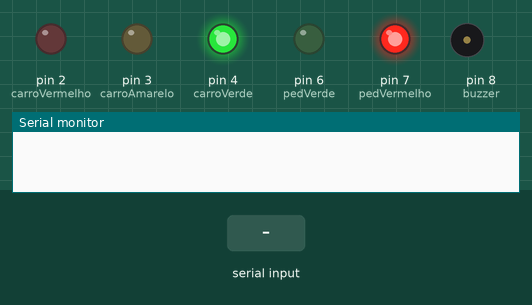
Bench run of a sketch on a simulated Arduino Uno, built with avr-gcc and run on an emulated ATmega328P. Parts: output pins drawn as LEDs (lit = HIGH), buzzer (waves = sounding, pin HIGH), the last lines printed to the serial monitor. The inputs (shaded band) are chosen by the test bench.

Above: at 1.2 s.
1.3 s: "B" received over the second serial link
At 5.6 s:
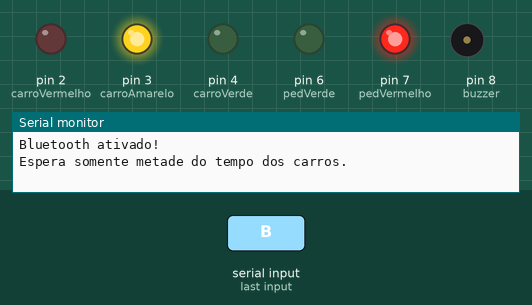
At 8.8 s:
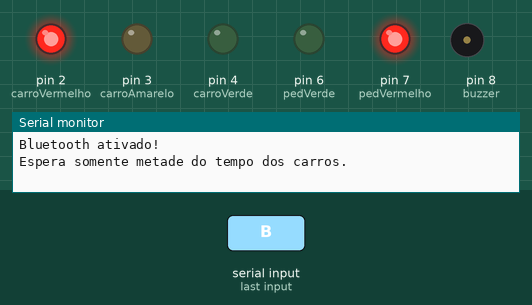
Timing chart, 0 to 21.5 s (numbered marks = the images above; inputs shaded):
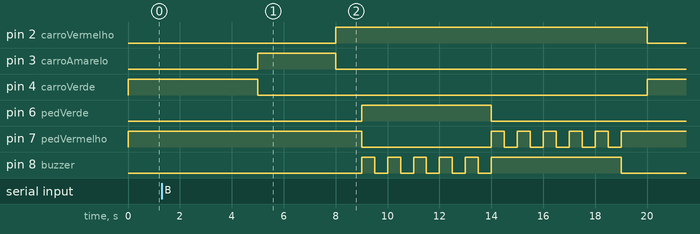

Measured:
- after the input at 1.3 s, pin 2 (carroVermelho): LOW → HIGH after 6.7 s instead of 11.7 s; pin 4 (carroVerde): HIGH → LOW after 3.7 s instead of 8.7 s

The sketch:

sketch_jun30a.ino
```cpp
#include <SoftwareSerial.h>
SoftwareSerial bluetooth(10, 11); // RX, TX

// Define os pinos que serao utilizados
int pedVerde = 6;
int pedVermelho = 7;
int carroVerde = 4;
int carroAmarelo = 3;
int carroVermelho = 2;

int buzzer = 8;

// delay padrao para carros e pedestres
double delayVerdeCarros = 10000;
double delayVerdePedestres = 5000;
int delayAmareloCarros = 3000;
int delayAmareloPedestres = 5000;

int delayAntesBotao;

// strings para tratar os dados vindo do servidor NodeJS
String dadosServidorNode, part1, part2;

void setup() // Define os pinos como saidas
{
  Serial.begin(9600);
  bluetooth.begin(9600);
  pinMode(pedVerde, OUTPUT);
  pinMode(pedVermelho, OUTPUT);
  pinMode(carroVerde, OUTPUT);
  pinMode(carroAmarelo, OUTPUT);
  pinMode(carroVermelho, OUTPUT);

  pinMode(buzzer, OUTPUT); // aviso sonoro

  digitalWrite(carroVerde, HIGH); // Coloca na posição inicial. Somente o verde dos carros e o vermelho dos pedestres acesos
  digitalWrite(carroVerde, LOW);
  digitalWrite(carroVerde, LOW);
  digitalWrite(pedVerde, LOW);
  digitalWrite(pedVermelho, HIGH);
}

void loop()
{
  delayAntesBotao = delayVerdeCarros / 2;
  digitalWrite(carroVerde, HIGH); // Acende o verde dos carros e o vermelho dos pedestres
  digitalWrite(pedVermelho, HIGH);

  delay(delayAntesBotao);

  if (bluetooth.available() > 0){
    char bluebyte = bluetooth.read();
    if (bluebyte == 'B') { // se o botao for apertado antes de ter passado metade do tempo verde para carros, altera o estado para priorizar o verde de pedestre.
      Serial.println("Bluetooth ativado!");
      Serial.println("Espera somente metade do tempo dos carros.");
      digitalWrite(carroVerde, LOW);
      digitalWrite(carroAmarelo, HIGH); // apaga o verde dos carros e acende o amarelo
      delay(delayAmareloCarros); // aguarda mais 3 segundos

      digitalWrite(carroAmarelo, LOW); // apaga o amarelo dos carros e acende o vermelho
      digitalWrite(carroVermelho, HIGH);
      delay(1000);
      digitalWrite(pedVermelho, LOW); // apaga o vermelho dos pedestres e acende o verde
      digitalWrite(pedVerde, HIGH);

      int tempoPedestreLoop = delayVerdePedestres / 1000;
      for (int y = 0; y < tempoPedestreLoop; y++) {
        digitalWrite(buzzer, HIGH);
        delay(500);
        digitalWrite(buzzer, LOW);
        delay(500);
      }

      // delay(delayVerdePedestres);  // aguarda mais 5 segundos

      digitalWrite(pedVerde, LOW);

      int delayDentroLoop = delayAmareloPedestres / 1000;
      digitalWrite(buzzer, HIGH); // buzz fica ligado para indicar que o amarelo de pedestre esta ativado
      for(int x = 0; x<5; x++) { // Pisca o vermelho dos pedestres
        digitalWrite(pedVermelho, HIGH);
        delay(500);
        digitalWrite(pedVermelho, LOW);
        delay(500);
      }
      digitalWrite(buzzer, LOW); // apos fechar o sinal pedestre, desliga o buzz
      digitalWrite(pedVermelho, HIGH);

      delay(1000);
      digitalWrite(carroVermelho, LOW);
      digitalWrite(carroVerde, HIGH);
      return; // ao fim, volta ao loop inicial.
    }
  }

  delay(delayAntesBotao);

  digitalWrite(carroVerde, LOW);
  digitalWrite(carroAmarelo, HIGH); // apaga o verde dos carros e acende o amarelo
  delay(delayAmareloCarros); // aguarda mais 3 segundos

  digitalWrite(carroAmarelo, LOW); // apaga o amarelo dos carros e acende o vermelho
  digitalWrite(carroVermelho, HIGH);
  delay(1000);
  digitalWrite(pedVermelho, LOW); // apaga o vermelho dos pedestres e acende o verde
  digitalWrite(pedVerde, HIGH);

  int tempoPedestreLoop = delayVerdePedestres / 1000;
  for (int y = 0; y < tempoPedestreLoop; y++) {
    digitalWrite(buzzer, HIGH);
    delay(500);
    digitalWrite(buzzer, LOW);
    delay(500);
  }

  // delay(delayVerdePedestres);  // aguarda mais 5 segundos

  digitalWrite(pedVerde, LOW);

  int delayDentroLoop = delayAmareloPedestres / 1000;
  digitalWrite(buzzer, HIGH); // buzz fica ligado para indicar que o amarelo de pedestre esta ativado
  for(int x = 0; x<5; x++) { // Pisca o vermelho dos pedestres
    digitalWrite(pedVermelho, HIGH);
    delay(500);
    digitalWrite(pedVermelho, LOW);
    delay(500);
  }
  digitalWrite(buzzer, LOW); // apos fechar o sinal pedestre, desliga o buzz
  digitalWrite(pedVermelho, HIGH);

  delay(1000);
  digitalWrite(carroVermelho, LOW);
  digitalWrite(carroVerde, HIGH);
 // quando o arduino receber uma nova rotina vinda do servidor NodeJS
  if (Serial.available() > 0) {
    while(Serial.available() > 0) {
      dadosServidorNode = Serial.readString();
    }
    part1 = dadosServidorNode.substring(0, dadosServidorNode.indexOf("|"));
    part2 = dadosServidorNode.substring(dadosServidorNode.indexOf("|") + 1);

    delayVerdeCarros = part1.toDouble() * 1000;
    delayVerdePedestres = part2.toDouble() * 1000;
    Serial.println("Novos dados do servidor: " + String(dadosServidorNode) + "\nAplicando nova rotina!");
    Serial.println("Novo tempo para carros: " + String(delayVerdeCarros));
    Serial.println("Novo tempo para pedestres: " + String(delayVerdePedestres));
  }
}
```
